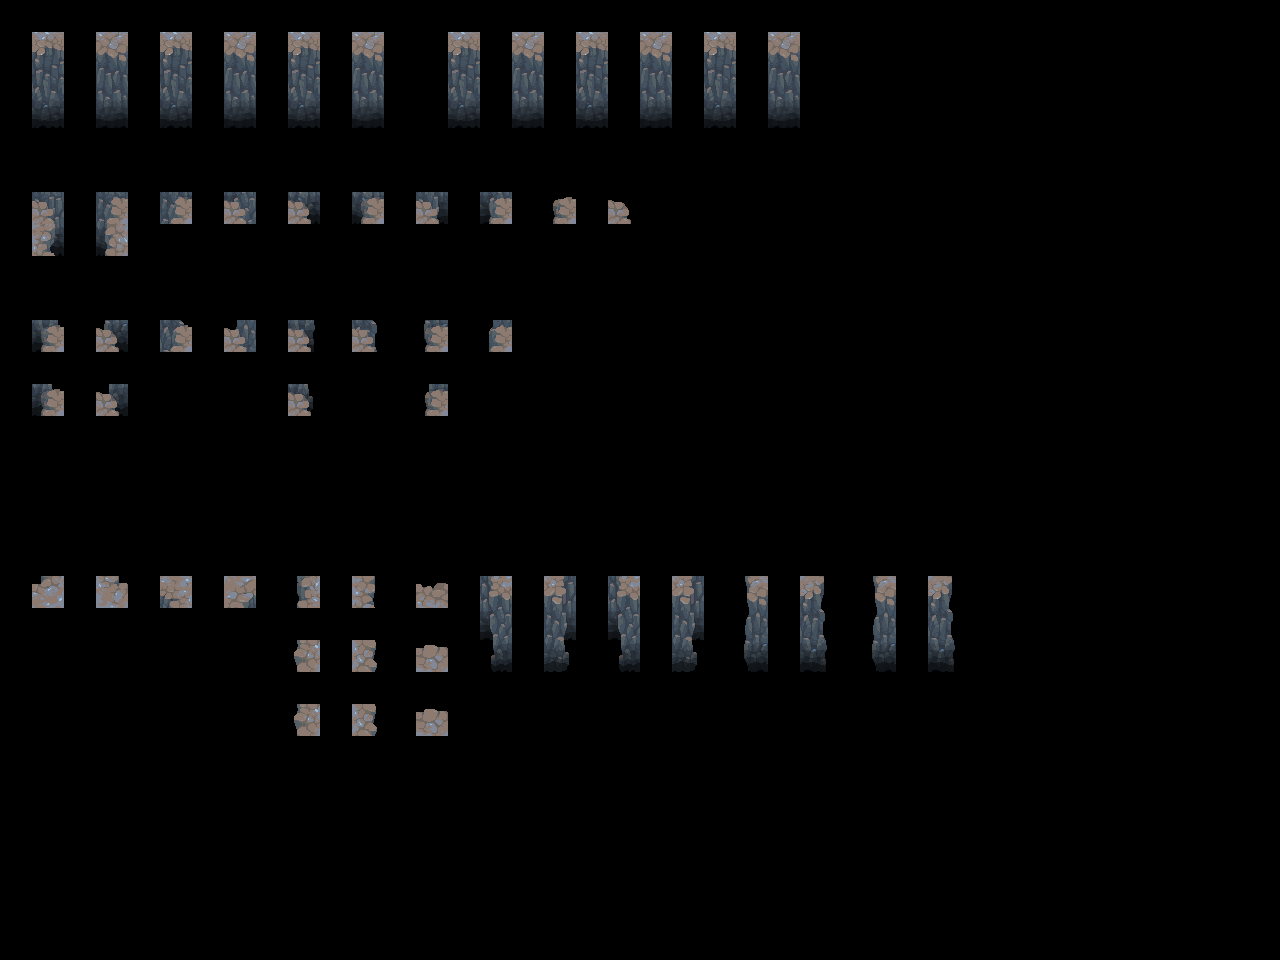

Tiled map render using the project's own tile images. Description and the whole map definition, tile-layer contents included, below:
An orthogonal 40x30 tile map with 32x32 px tiles, 2 tile layers (input_walls, output_walls) and 5 objects.

<map version="1.10" tiledversion="1.11.2" orientation="orthogonal" renderorder="right-down" width="40" height="30" tilewidth="32" tileheight="32" infinite="0" nextlayerid="4" nextobjectid="7">
 <properties>
  <property name="MatchInOrder" type="bool" value="true" />
 </properties>
 <tileset firstgid="1" source="../Tilesets/Highlands-Tileset - platformV1-3tiles tall.tsx" />
 <layer id="1" name="input_walls" width="40" height="30" opacity="0.83">
  <data encoding="csv">
0,0,0,0,0,0,0,0,0,0,0,0,0,0,0,0,0,0,0,0,0,0,0,0,0,0,0,0,0,0,0,0,0,0,0,0,0,0,0,0,
0,67,0,67,0,67,0,67,0,67,0,67,0,0,67,0,67,0,67,0,67,0,67,0,67,0,0,0,0,0,0,0,0,0,0,0,0,0,0,0,
0,83,0,83,0,83,0,83,0,83,0,83,0,0,83,0,83,0,83,0,83,0,83,0,83,0,0,0,0,0,0,0,0,0,0,0,0,0,0,0,
0,99,0,99,0,99,0,99,0,99,0,99,0,0,99,0,99,0,99,0,99,0,99,0,99,0,0,0,0,0,0,0,0,0,0,0,0,0,0,0,
0,0,0,0,0,0,0,0,0,0,0,0,0,0,0,0,0,0,0,0,0,0,0,0,0,0,0,0,0,0,0,0,0,0,0,0,0,0,0,0,
0,0,0,0,0,0,0,0,0,0,0,0,0,0,0,0,0,0,0,0,0,0,0,0,0,0,0,0,0,0,0,0,0,0,0,0,0,0,0,0,
0,6,0,8,0,12,0,44,0,38,0,40,0,58,0,74,0,17,0,21,0,0,0,0,0,0,0,0,0,0,0,0,0,0,0,0,0,0,0,0,
0,22,0,24,0,0,0,0,0,0,0,0,0,0,0,0,0,0,0,0,0,0,0,0,0,0,0,0,0,0,0,0,0,0,0,0,0,0,0,0,
0,0,0,0,0,0,0,0,0,0,0,0,0,0,0,0,0,0,0,0,0,0,0,0,0,0,0,0,0,0,0,0,0,0,0,0,0,0,0,0,
0,0,0,0,0,0,0,0,0,0,0,0,0,0,0,0,0,0,0,0,0,0,0,0,0,0,0,0,0,0,0,0,0,0,0,0,0,0,0,0,
0,76,0,108,0,109,0,125,0,102,0,118,0,104,0,120,0,0,0,0,0,0,0,0,0,0,0,0,0,0,0,0,0,0,0,0,0,0,0,0,
0,0,0,0,0,0,0,0,0,0,0,0,0,0,0,0,0,0,0,0,0,0,0,0,0,0,0,0,0,0,0,0,0,0,0,0,0,0,0,0,
0,30,0,29,0,0,0,0,0,13,0,0,0,15,0,0,0,0,0,0,0,0,0,0,0,0,0,0,0,0,0,0,0,0,0,0,0,0,0,0,
0,0,0,0,0,0,0,0,0,0,0,0,0,0,0,0,0,0,0,0,0,0,0,0,0,0,0,0,0,0,0,0,0,0,0,0,0,0,0,0,
0,0,0,0,0,0,0,0,0,0,0,0,0,0,0,0,0,0,0,0,0,0,0,0,0,0,0,0,0,0,0,0,0,0,0,0,0,0,0,0,
0,0,0,0,0,0,0,0,0,0,0,0,0,0,0,0,0,0,0,0,0,0,0,0,0,0,0,0,0,0,0,0,0,0,0,0,0,0,0,0,
0,0,0,0,0,0,0,0,0,0,0,0,0,0,0,0,0,0,0,0,0,0,0,0,0,0,0,0,0,0,0,0,0,0,0,0,0,0,0,0,
0,0,0,0,0,0,0,0,0,0,0,0,0,0,0,0,0,0,0,0,0,0,0,0,0,0,0,0,0,0,0,0,0,0,0,0,0,0,0,0,
0,18,0,20,0,50,0,52,0,33,0,37,0,3,0,66,0,68,0,66,0,68,0,49,0,53,0,49,0,53,0,0,0,0,0,0,0,0,0,0,
0,0,0,0,0,0,0,0,0,0,0,0,0,0,0,82,0,84,0,82,0,84,0,65,0,69,0,65,0,69,0,0,0,0,0,0,0,0,0,0,
0,0,0,0,0,0,0,0,0,33,0,37,0,3,0,98,0,100,0,98,0,100,0,81,0,85,0,81,0,85,0,0,0,0,0,0,0,0,0,0,
0,0,0,0,0,0,0,0,0,0,0,0,0,0,0,0,0,0,0,0,0,0,0,0,0,0,0,0,0,0,0,0,0,0,0,0,0,0,0,0,
0,0,0,0,0,0,0,0,0,33,0,37,0,3,0,0,0,0,0,0,0,0,0,0,0,0,0,0,0,0,0,0,0,0,0,0,0,0,0,0,
0,0,0,0,0,0,0,0,0,0,0,0,0,0,0,0,0,0,0,0,0,0,0,0,0,0,0,0,0,0,0,0,0,0,0,0,0,0,0,0,
0,0,0,0,0,0,0,0,0,0,0,0,0,0,0,0,0,0,0,0,0,0,0,0,0,0,0,0,0,0,0,0,0,0,0,0,0,0,0,0,
0,0,0,0,0,0,0,0,0,0,0,0,0,0,0,0,0,0,0,0,0,0,0,0,0,0,0,0,0,0,0,0,0,0,0,0,0,0,0,0,
0,0,0,0,0,0,0,0,0,0,0,0,0,0,0,0,0,0,0,0,0,0,0,0,0,0,0,0,0,0,0,0,0,0,0,0,0,0,0,0,
0,0,0,0,0,0,0,0,0,0,0,0,0,0,0,0,0,0,0,0,0,0,0,0,0,0,0,0,0,0,0,0,0,0,0,0,0,0,0,0,
0,0,0,0,0,0,0,0,0,0,0,0,0,0,0,0,0,0,0,0,0,0,0,0,0,0,0,0,0,0,0,0,0,0,0,0,0,0,0,0,
0,0,0,0,0,0,0,0,0,0,0,0,0,0,0,0,0,0,0,0,0,0,0,0,0,0,0,0,0,0,0,0,0,0,0,0,0,0,0,0
</data>
 </layer>
 <layer id="2" name="output_walls" width="40" height="30">
  <data encoding="csv">
0,0,0,0,0,0,0,0,0,0,0,0,0,0,0,0,0,0,0,0,0,0,0,0,0,0,0,0,0,0,0,0,0,0,0,0,0,0,0,0,
0,145,0,146,0,147,0,148,0,149,0,150,0,0,152,0,153,0,154,0,155,0,156,0,157,0,0,0,0,0,0,0,0,0,0,0,0,0,0,0,
0,161,0,162,0,163,0,164,0,165,0,166,0,0,168,0,169,0,170,0,171,0,172,0,173,0,0,0,0,0,0,0,0,0,0,0,0,0,0,0,
0,177,0,178,0,179,0,180,0,181,0,182,0,0,184,0,185,0,186,0,187,0,188,0,189,0,0,0,0,0,0,0,0,0,0,0,0,0,0,0,
0,0,0,0,0,0,0,0,0,0,0,0,0,0,0,0,0,0,0,0,0,0,0,0,0,0,0,0,0,0,0,0,0,0,0,0,0,0,0,0,
0,0,0,0,0,0,0,0,0,0,0,0,0,0,0,0,0,0,0,0,0,0,0,0,0,0,0,0,0,0,0,0,0,0,0,0,0,0,0,0,
0,7,0,9,0,28,0,60,0,39,0,41,0,59,0,75,0,2,0,4,0,0,0,0,0,0,0,0,0,0,0,0,0,0,0,0,0,0,0,0,
0,23,0,25,0,0,0,0,0,0,0,0,0,0,0,0,0,0,0,0,0,0,0,0,0,0,0,0,0,0,0,0,0,0,0,0,0,0,0,0,
0,0,0,0,0,0,0,0,0,0,0,0,0,0,0,0,0,0,0,0,0,0,0,0,0,0,0,0,0,0,0,0,0,0,0,0,0,0,0,0,
0,0,0,0,0,0,0,0,0,0,0,0,0,0,0,0,0,0,0,0,0,0,0,0,0,0,0,0,0,0,0,0,0,0,0,0,0,0,0,0,
0,92,0,124,0,110,0,126,0,103,0,119,0,105,0,121,0,0,0,0,0,0,0,0,0,0,0,0,0,0,0,0,0,0,0,0,0,0,0,0,
0,0,0,0,0,0,0,0,0,0,0,0,0,0,0,0,0,0,0,0,0,0,0,0,0,0,0,0,0,0,0,0,0,0,0,0,0,0,0,0,
0,46,0,45,0,0,0,0,0,14,0,0,0,16,0,0,0,0,0,0,0,0,0,0,0,0,0,0,0,0,0,0,0,0,0,0,0,0,0,0,
0,0,0,0,0,0,0,0,0,0,0,0,0,0,0,0,0,0,0,0,0,0,0,0,0,0,0,0,0,0,0,0,0,0,0,0,0,0,0,0,
0,0,0,0,0,0,0,0,0,0,0,0,0,0,0,0,0,0,0,0,0,0,0,0,0,0,0,0,0,0,0,0,0,0,0,0,0,0,0,0,
0,0,0,0,0,0,0,0,0,0,0,0,0,0,0,0,0,0,0,0,0,0,0,0,0,0,0,0,0,0,0,0,0,0,0,0,0,0,0,0,
0,0,0,0,0,0,0,0,0,0,0,0,0,0,0,0,0,0,0,0,0,0,0,0,0,0,0,0,0,0,0,0,0,0,0,0,0,0,0,0,
0,0,0,0,0,0,0,0,0,0,0,0,0,0,0,0,0,0,0,0,0,0,0,0,0,0,0,0,0,0,0,0,0,0,0,0,0,0,0,0,
0,193,0,194,0,209,0,210,0,195,0,196,0,197,0,198,0,199,0,200,0,201,0,202,0,203,0,204,0,205,0,0,0,0,0,0,0,0,0,0,
0,0,0,0,0,0,0,0,0,0,0,0,0,0,0,214,0,215,0,216,0,217,0,218,0,219,0,220,0,221,0,0,0,0,0,0,0,0,0,0,
0,0,0,0,0,0,0,0,0,211,0,212,0,213,0,230,0,231,0,232,0,233,0,234,0,235,0,236,0,237,0,0,0,0,0,0,0,0,0,0,
0,0,0,0,0,0,0,0,0,0,0,0,0,0,0,0,0,0,0,0,0,0,0,0,0,0,0,0,0,0,0,0,0,0,0,0,0,0,0,0,
0,0,0,0,0,0,0,0,0,227,0,228,0,229,0,0,0,0,0,0,0,0,0,0,0,0,0,0,0,0,0,0,0,0,0,0,0,0,0,0,
0,0,0,0,0,0,0,0,0,0,0,0,0,0,0,0,0,0,0,0,0,0,0,0,0,0,0,0,0,0,0,0,0,0,0,0,0,0,0,0,
0,0,0,0,0,0,0,0,0,0,0,0,0,0,0,0,0,0,0,0,0,0,0,0,0,0,0,0,0,0,0,0,0,0,0,0,0,0,0,0,
0,0,0,0,0,0,0,0,0,0,0,0,0,0,0,0,0,0,0,0,0,0,0,0,0,0,0,0,0,0,0,0,0,0,0,0,0,0,0,0,
0,0,0,0,0,0,0,0,0,0,0,0,0,0,0,0,0,0,0,0,0,0,0,0,0,0,0,0,0,0,0,0,0,0,0,0,0,0,0,0,
0,0,0,0,0,0,0,0,0,0,0,0,0,0,0,0,0,0,0,0,0,0,0,0,0,0,0,0,0,0,0,0,0,0,0,0,0,0,0,0,
0,0,0,0,0,0,0,0,0,0,0,0,0,0,0,0,0,0,0,0,0,0,0,0,0,0,0,0,0,0,0,0,0,0,0,0,0,0,0,0,
0,0,0,0,0,0,0,0,0,0,0,0,0,0,0,0,0,0,0,0,0,0,0,0,0,0,0,0,0,0,0,0,0,0,0,0,0,0,0,0
</data>
 </layer>
 <objectgroup id="3" name="rule_options" offsetx="-10.6667" offsety="-16.6667">
  <object id="1" x="22" y="28" width="131" height="124.667">
   <properties>
    <property name="Disabled" type="bool" value="false" />
    <property name="Probability" type="float" value="0.4" />
   </properties>
  </object>
  <object id="2" x="28" y="180.667" width="917.333" height="320">
   <properties>
    <property name="Disabled" type="bool" value="false" />
    <property name="Probability" type="float" value="0.25" />
   </properties>
  </object>
  <object id="4" x="29.6667" y="568.333" width="955" height="205">
   <properties>
    <property name="Probability" type="float" value="0.25" />
   </properties>
  </object>
  <object id="5" x="448.667" y="28.6667" width="497" height="129">
   <properties>
    <property name="Probability" type="float" value="0.15" />
   </properties>
  </object>
  <object id="6" x="162.667" y="29" width="243.333" height="123.667">
   <properties>
    <property name="Probability" type="float" value="0.25" />
   </properties>
  </object>
 </objectgroup>
</map>
